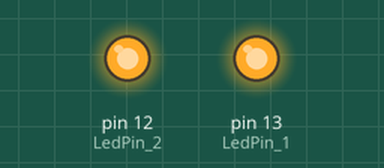
Bench run of a sketch on a simulated Arduino Uno, built with avr-gcc and run on an emulated ATmega328P. Parts: output pins drawn as LEDs (lit = HIGH).

Above: at 0.1 s.
Timing chart, 0 to 1.6 s (numbered marks = the images above):
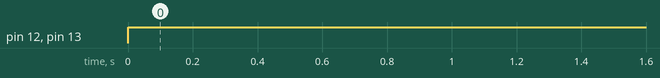

Measured:
- by itself, pin 12 (LedPin_2), pin 13 (LedPin_1): LOW → HIGH at 0.00 s

The sketch:

Several_LEDs.ino
```cpp
int LedPin_1 = 13;
int LedPin_2 = 12;


void setup() {  //Parte del programa que se repetirá una vez

pinMode(LedPin_1, OUTPUT);
pinMode(LedPin_2, OUTPUT);

}

void loop() {   //Parte del programa que se repetirá en bucle

digitalWrite(LedPin_1, HIGH);
digitalWrite(LedPin_2, HIGH);

}
```
